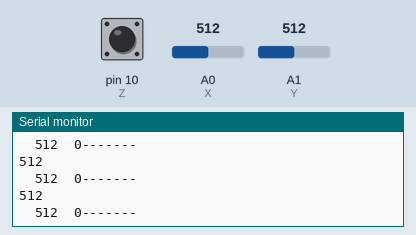
Simulated run of this sketch. Board: Arduino Uno, built with avr-gcc and run on an emulated ATmega328P. On the bench: the last lines printed to the serial monitor. The inputs (shaded band) are chosen by the test bench; at power-on: A0 (X) = 512, A1 (Y) = 512, pin 10 (Z) HIGH. No radio packets arrive unless stated.

Above: at 1.2 s.
1.3 s: A0 (X) set to 716
At 1.54 s:
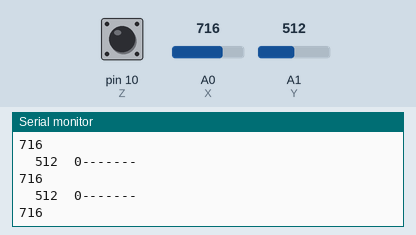
2.8 s: A1 (Y) set to 0
At 2.98 s:
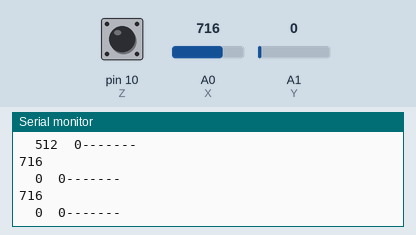
5.8 s: pin 10 (Z) pulled LOW for 0.15 s
At 5.84 s:
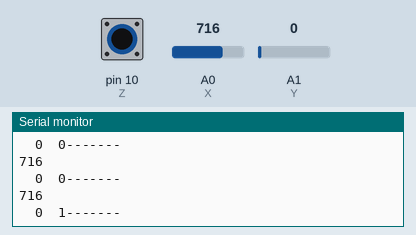
7.4 s: A0 (X) set to 1023
At 7.47 s:
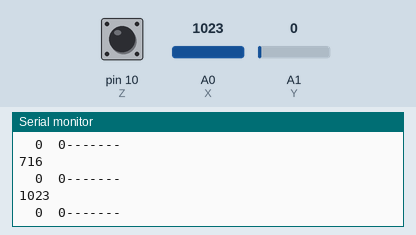
10.4 s: A1 (Y) set to 122
At 10.43 s:
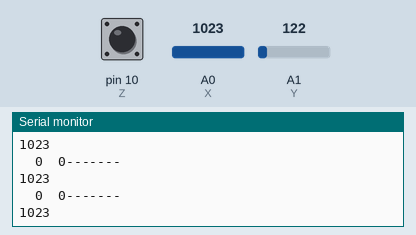
11.9 s: A0 (X) set to 900
At 11.97 s:
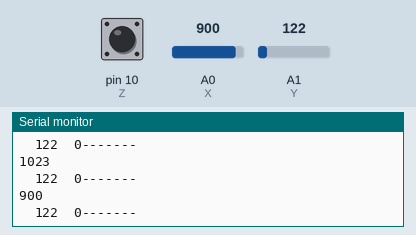
Timing chart, 0 to 14.9 s (numbered marks = the images above; inputs shaded):
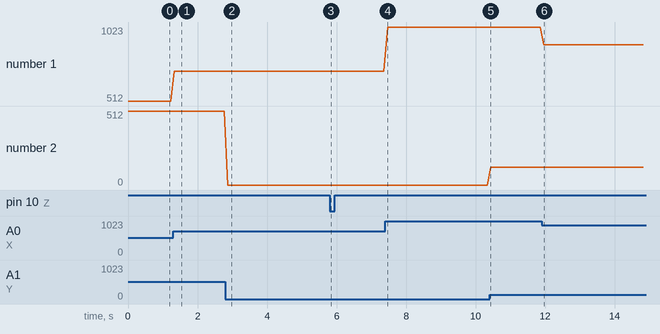

Measured:
- after the input at 1.3 s, the serial monitor: prints a new line at once (image 1)
- after the input at 2.8 s, the serial monitor: prints a new line after 0.07 s (image 2)
- after the input at 5.8 s, the serial monitor: prints a new line at once (image 3)
- after the input at 7.4 s, the serial monitor: prints a new line after 0.06 s (image 4)
- after the input at 11.9 s, the serial monitor: prints a new line after 0.06 s (image 6)
- plotted number 1: 512 → 716 after the input at 1.3 s, 716 → 1023 after the input at 7.4 s, 1023 → 900 after the input at 11.9 s
- plotted number 2: 0 → 122 after the input at 10.4 s

The sketch:

transmitter_test.ino
```cpp
/* TRANSMITTER TEST PROGRAM */

#include <Arduino.h>
#include <SPI.h>
#include <Servo.h>
#include <nRF24L01.h>
#include "RF24.h"
#define X A0
#define Y A1
const int Z = 10;

RF24 Radio(5,6); // CE, CSN
const byte address[6] = "37412";

////////////////////////////////////////////////////////////////////

struct control {

    int x_tc;
    int y_tc;
    int z_tc;

};
typedef struct control Control;
Control ctrl_data;

void setup() {

  pinMode(Z, INPUT_PULLUP);
  Serial.begin(19200);
  Serial.flush();
  Serial.println("hi");

  Radio.begin();
  Radio.openWritingPipe(address); // 250 kbps receiving
  Radio.setDataRate(RF24_250KBPS); // 250 kbps receiving
  Radio.setPALevel(RF24_PA_MAX); // test max transceiving distance
  Radio.stopListening(); // sets as transmitter

}

int analog[3] = {0,0,0};

void loop() {

  //  if (Radio.available()) {
        // read analog joystick
        analog[0] = (int)analogRead(X);
        analog[1] = (int)analogRead(Y);
        analog[2] = (int)(!digitalRead(Z));

        Serial.println(analog[0]);
        Serial.print("  ");
        Serial.print(analog[1]);
        Serial.print("  ");
        Serial.print(analog[2]);
        Serial.println("-------");

        //const char msg_in[] = "";
        //Radio.write(&msg_in, sizeof(msg_in));
        Radio.write(&analog, sizeof(analog));
   // }

    delay(100);


}
```

transmitter_test.cpp
```cpp
#include <Arduino.h>
#include <SPI.h>
#include <Servo.h>
#include <nRF24L01.h>
#include <RF24.h>

#define X A0
#define Y A1

RF24 Radio(5,6); // CE, CSN
const byte address[6] = "31412";

int xy_val[2];
int x_val = 0;
int y_val = 0;
bool press_val = false;

void setup() {
  Serial.begin(9600);

  Radio.begin();
  Radio.openReadingPipe(0,address);
  Radio.setPALevel(RF24_PA_MAX); // max distance
  Radio.startListening();

}

void loop() {

    if (Radio.available()) {
        char data_in[32] = "";
        Radio.read(&data_in, sizeof(data_in));
        Radio.read(&x_val, sizeof(&x_val));

        y_val  = xy_val[0];
        x_val = xy_val[1];
    }

    //x_val = analogRead(X);
    //y_val = analogRead(Y);


    Serial.println(x_val);
    Serial.println("\n");
    Serial.println(y_val);
    Serial.println("-------");

}
```
